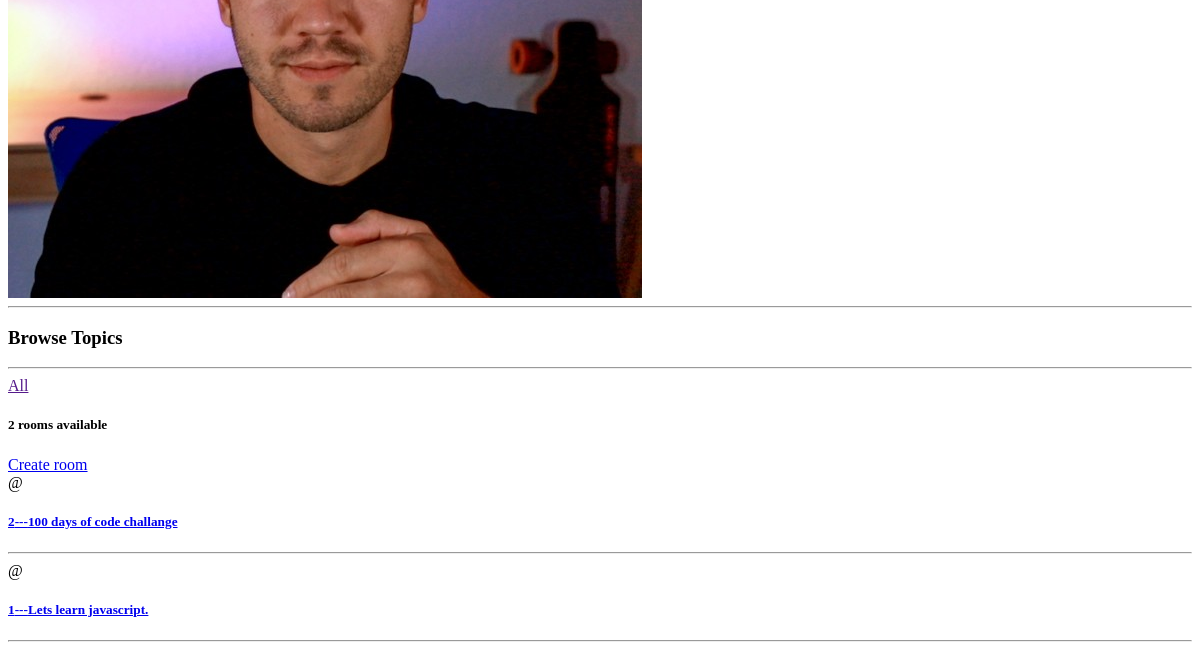
The app's page / (lower part), older data.
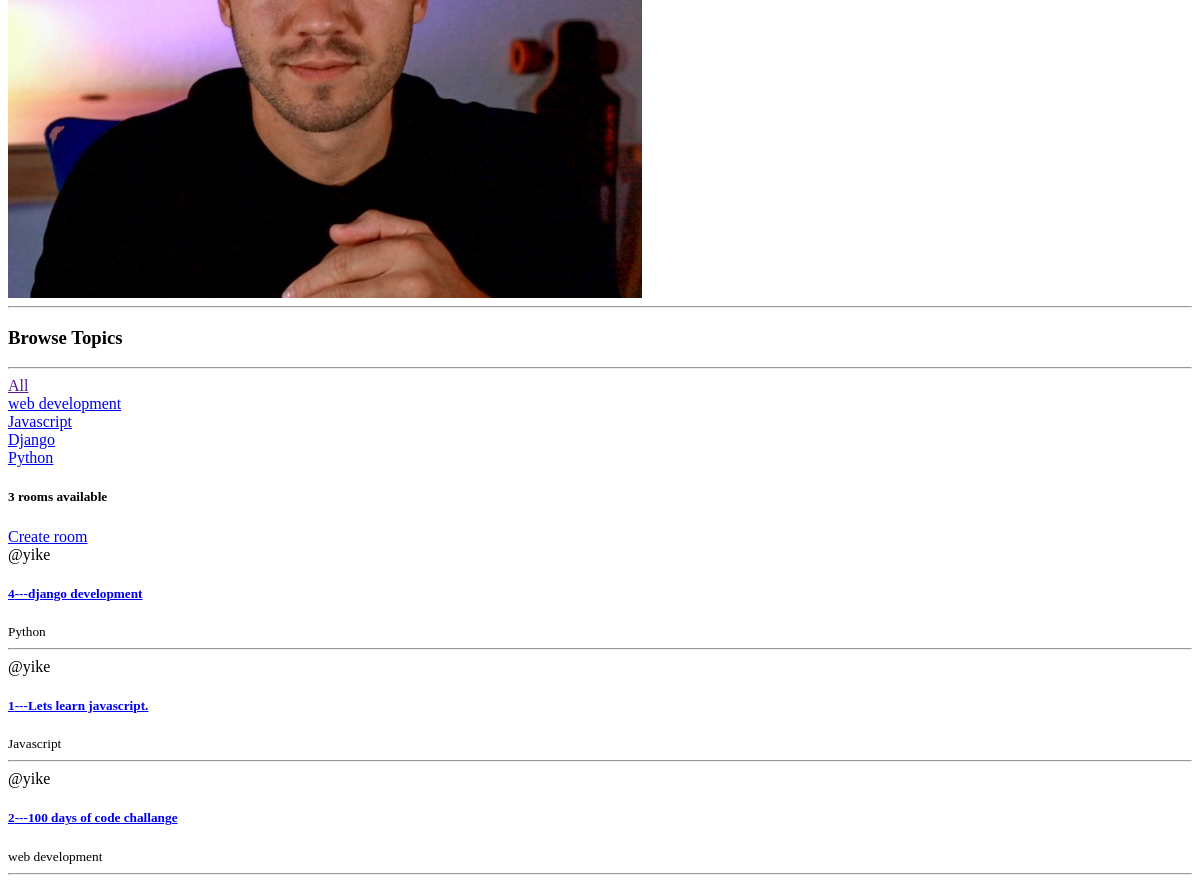
The same page, newer data.
### Backend/base/models.py (models this page shows, shortened)
class Room(models.Model):
    host = models.ForeignKey(User,on_delete=models.SET_NULL,null=True)
    topic = models.ForeignKey(Topic,on_delete=models.SET_NULL,null=True)
    name = models.CharField(max_length=200)
    description = models.TextField(null=True,blank=True)
    updated = models.DateTimeField(auto_now=True)
    created = models.DateField(auto_now_add=True)
    class Meta:
        ordering = ['-updated','-created']

class Topic(models.Model):
    name = models.CharField(max_length=200)

### Backend/base/views.py (the view)
# urls.py: path('',views.home,name='home'),
def home(request):
    q = request.GET.get('q') if request.GET.get('q') != None else ''
    rooms = Room.objects.filter(
            Q(topic__name__icontains = q)|
            Q(description__icontains = q)|
            Q(name__icontains = q)
              )
    topic = Topic.objects.all()
    room_count = rooms.count()
    context = {'rooms':rooms,
               'room_count':room_count,
               'topics':topic,
               }
    return render(request,'base/home.html',context)

### Frontend/templates/base/home.html (shortened to what this page needs)
{% extends "main.html" %} {% block content %}
<div class="grid grid-flow-col">
  <div class="col-span-4 bg-gray-100 text-gray-500">
    <h3 class="text-black">Browse Topics</h3>
    <hr />
    <a href="">All</a>
    {% for topic in topics %}
    <div>
      <a href="{% url 'home'   %}?q={{topic.name}}">{{topic.name}}</a>
    </div>
    {% endfor %}
  </div>
  <div class="col-span-8">
    <h5>{{room_count}} rooms available</h5>
    <a href="{% url 'create-room' %}">Create room</a>
    <div>
      {% for room in rooms%}
      <div class="">
        <span>@{{room.host.username}}</span>
        <h5>
          <a href="{% url 'room' room.id %}">{{room.id}}---{{room.name}}</a>
        </h5>
        <small>{{room.topic.name}}</small>
        <hr />
      </div>
      {% endfor %}
    </div>
  </div>
</div>
{% endblock content %}

### Frontend/templates/main.html (shortened to what this page needs)
<html lang="en">
  {% load static %}
  <head>
    <link rel="stylesheet" href="{% static '/css/public/styles.css' %}" />
  </head>
  <body class="bg-gray-400">
    <div class="mx-0 px-0">
      {% include "navbar.html" %}  {% block content %} {% endblock content %}
  </body>
</html>

### Frontend/templates/navbar.html (shortened to what this page needs)
{% load static %}
<nav class="flex justify-between items-center">
  <div class="flex justify-around align-middle mr-2 text-white">
    <div class="ml-4 px-4">
        <img
          src="{% static '/images/dennis.jpg' %}"
          alt="profile_img"
          class="w-8 h-8 rounded"
        />
    </div>
    </div>
  </div>
  <hr />

Row changes from the older to the newer data that the page shows:
added Topic: name "web development"
added Topic: name "Javascript"
added Topic: name "Django"
added Topic: name "Python"
added Room: host.username "yike", id "4", name "django development", topic.name "Python"
changed Room "Lets learn javascript.": host.username (not shown) → "yike"; topic.name (not shown) → "Javascript"; moves up the list
changed Room id 2: host.username (not shown) → "yike"; topic.name (not shown) → "web development"
Text that changed along with them:
{{ room_count }}: "2" → "3"
